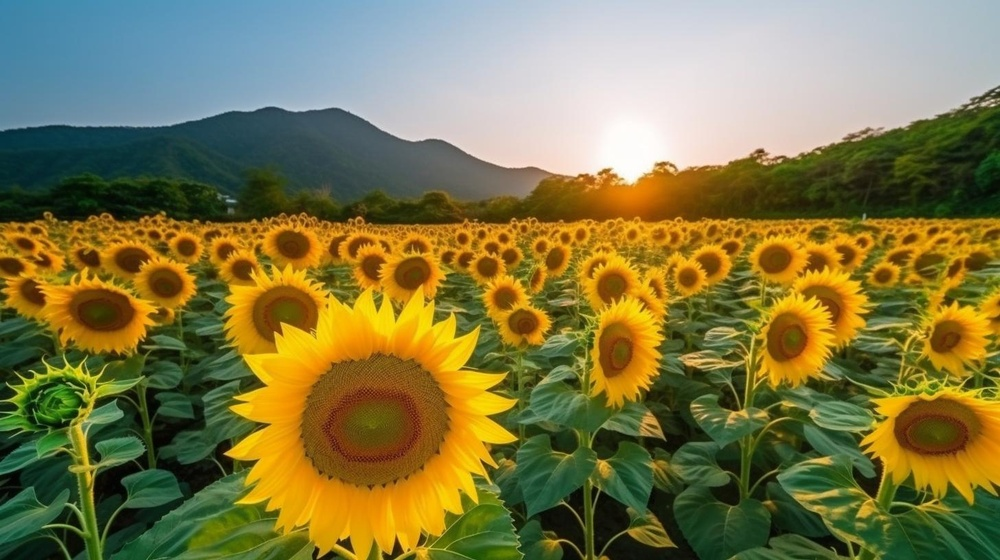
#> input picture Day5/Examples5/ColourImage.jpg, 1000 x 560 px, shrunk from 1456 x 816 before the run
$ python JPGExperiment.py
#> lines starting #> are read from the running program, lines starting #| are printed output that depends on the picture
#--------------------------------------------------------------------
# Title: JPGExperiment.py
# Author: Kate McAlpine
# Email: kate.mcalpine@newcastle.edu.au
# Created: 5th December, 2023
# Found in: Day 5 Lecture Slides
#--------------------------------------------------------------------

import matplotlib.image as img
import matplotlib.pyplot as plt
import numpy as np

a = img.imread('ColourImage.jpg')
#> a is the input picture: shape (560, 1000, 3); mean R, G, B 126.9, 120.1, 70.2

print(np.shape(a))
#| (560, 1000, 3)

plt.imshow(a)
plt.show()

print(a[:,:,1])
#> (printed output is left out)

plt.imshow(a[:,:,1])
plt.show()
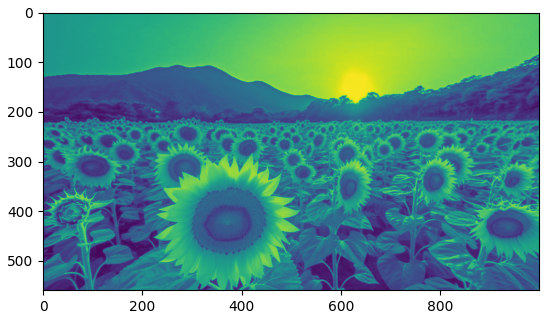
#> figure drawn by matplotlib, 1 panel
